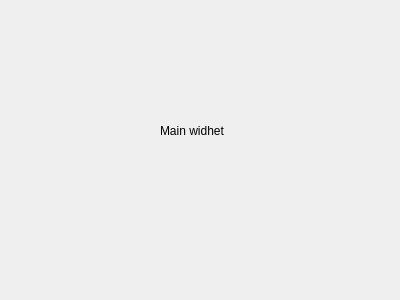
<?xml version="1.0" encoding="UTF-8"?>
<ui version="4.0">
 <class>Form</class>
 <widget class="QWidget" name="Form">
  <property name="geometry">
   <rect>
    <x>0</x>
    <y>0</y>
    <width>400</width>
    <height>300</height>
   </rect>
  </property>
  <property name="windowTitle">
   <string>Form</string>
  </property>
  <widget class="QLabel" name="label">
   <property name="geometry">
    <rect>
     <x>160</x>
     <y>110</y>
     <width>131</width>
     <height>41</height>
    </rect>
   </property>
   <property name="text">
    <string>Main widhet</string>
   </property>
  </widget>
 </widget>
 <resources/>
 <connections/>
</ui>
